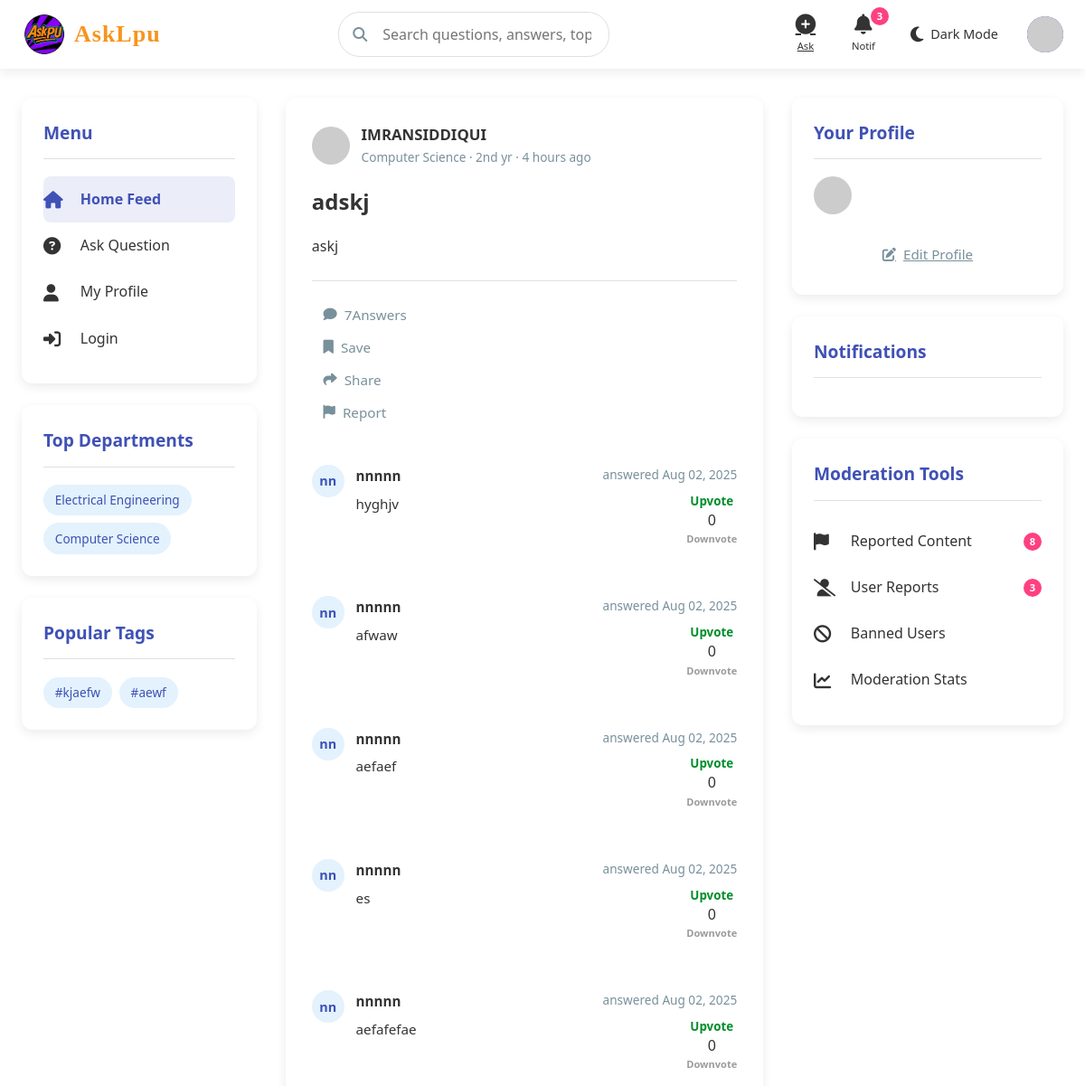
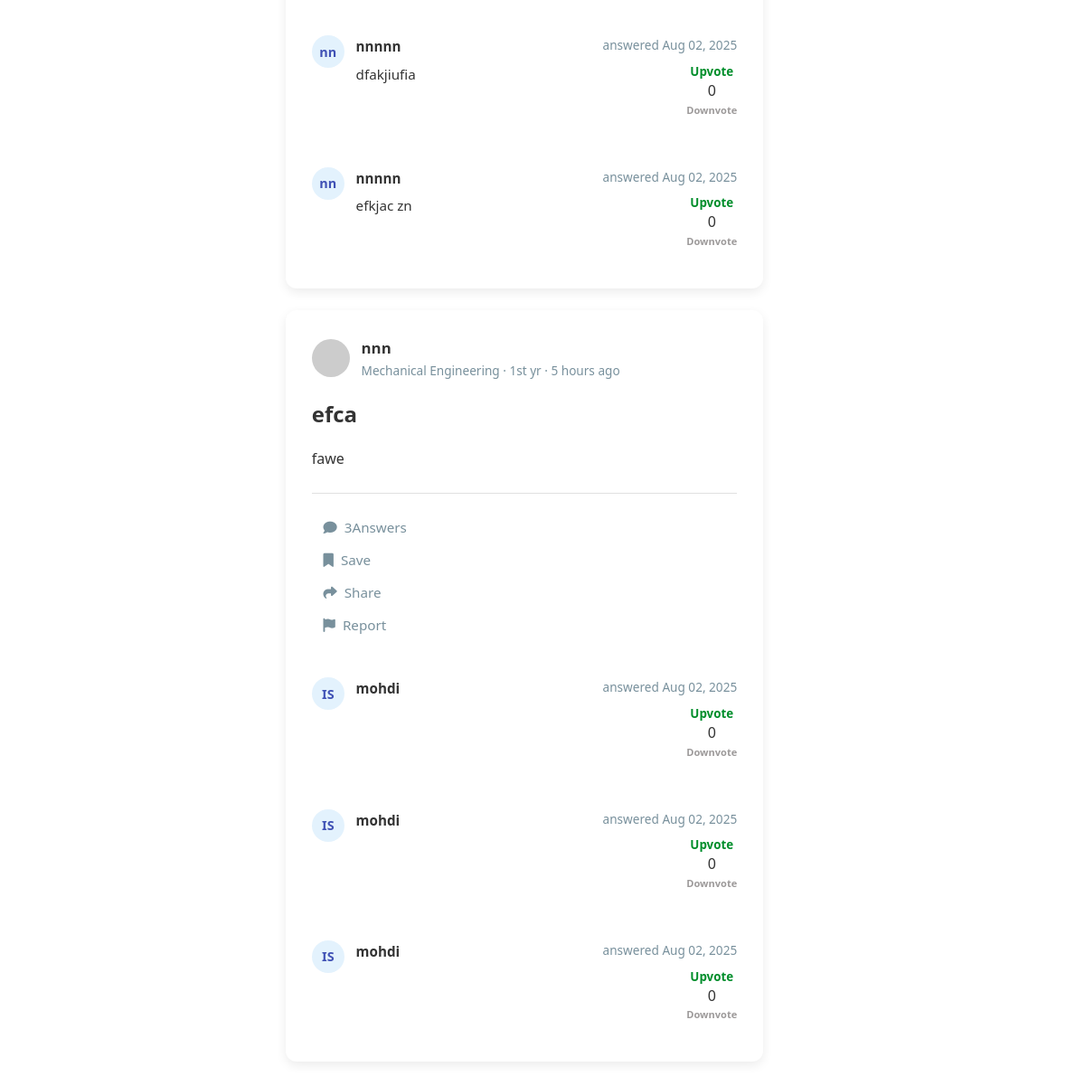
Before: / with the older database file (2 pictures, top to bottom).
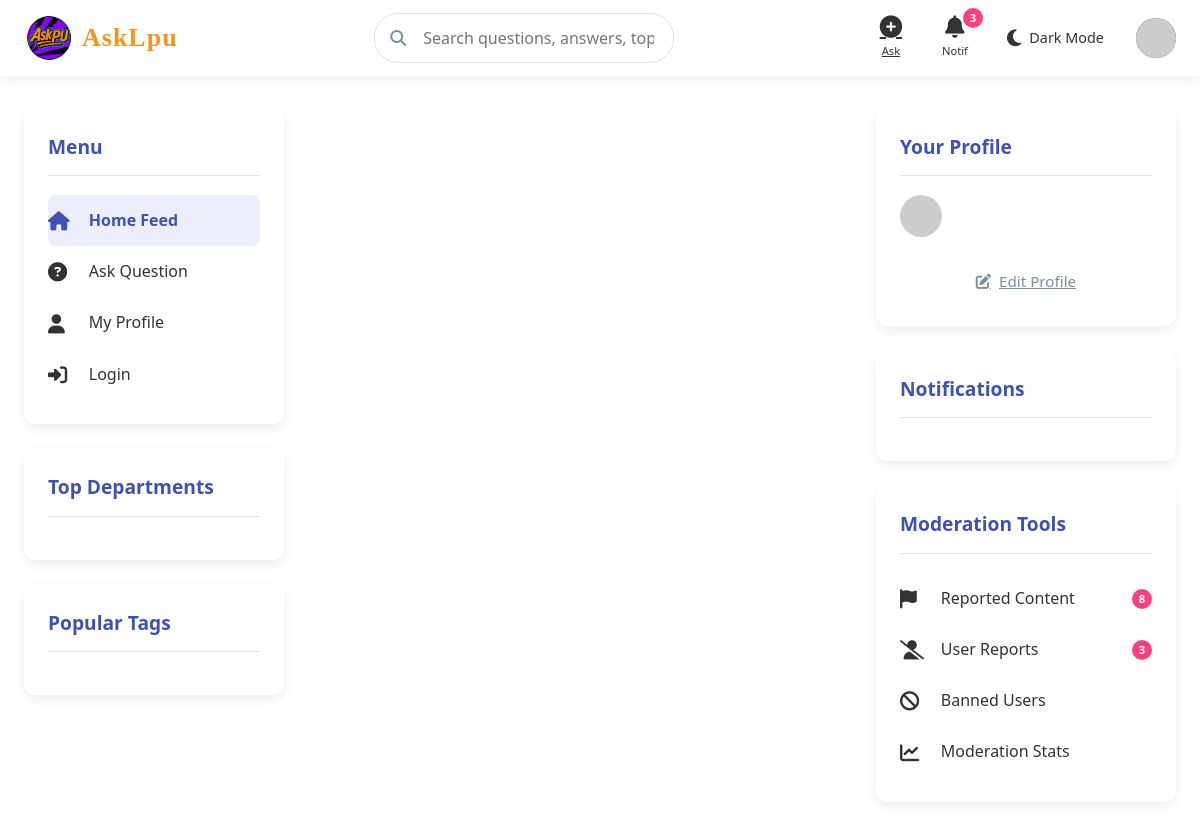
After: the same page with the newer database file.
### app.py (models this page shows)
class Question(db.Model):
    id = db.Column(db.Integer, primary_key=True)
    title = db.Column(db.String(200), nullable=False)
    description = db.Column(db.Text, nullable=False)
    tags = db.Column(db.String(200), nullable=True)
    user_id = db.Column(db.Integer, db.ForeignKey('user.id'), nullable=False)
    created_at = db.Column(db.DateTime, default=datetime.utcnow)
    department = db.Column(db.String(50), nullable=True)
    subject = db.Column(db.String(50), nullable=True)
    image = db.Column(db.String(200), nullable=True)
    answers = db.relationship('Answer', backref='question', lazy=True, cascade="all, delete")

class User(db.Model):
    id = db.Column(db.Integer, primary_key=True)#use
    first_name=db.Column(db.String(90),unique=False, nullable=False)
    last_name=db.Column(db.String(90),unique=False, nullable=False)
    full_name=db.Column(db.String(90),unique=True, nullable=True)#use
    username = db.Column(db.String(80), unique=True, nullable=False)#use
    email = db.Column(db.String(120), unique=True, nullable=False)#use
    c_id = db.Column(db.String(200), nullable=False)#use
    password = db.Column(db.String(200), nullable=False)#use
    role = db.Column(db.String(20), default='student',nullable=True)#use
    department = db.Column(db.String(50), nullable=True)#use
    year = db.Column(db.String(90), nullable=True)#use
    bio = db.Column(db.Text, nullable=True)#use
    interest= db.Column(db.String(200), nullable=True)
    skiils=db.Column(db.String(200), nullable=True)
    location=db.Column(db.String(200), nullable=True)
    questions = db.relationship('Question', backref='author', lazy=True, cascade="all, delete")
    created_at = db.Column(db.DateTime, default=datetime.utcnow)
    answers = db.relationship('Answer', backref='author', lazy=True, cascade="all, delete")
    image = db.Column(db.String(300), nullable=True)
    otp=db.Column(db.Integer)#use
    achievement=db.Column(db.String(200), nullable=True)
    course=db.Column(db.String(200), nullable=True)
    verify= db.Column(db.Boolean, default=False)
    voted_on = db.relationship(
        'Answer',
        secondary=votes_association,
        back_populates='voters',
        cascade="all, delete"
    )

class Answer(db.Model):
    id = db.Column(db.Integer, primary_key=True)
    content = db.Column(db.Text, nullable=False)
    user_id = db.Column(db.Integer, db.ForeignKey('user.id'), nullable=False)
    question_id = db.Column(db.Integer, db.ForeignKey('question.id'), nullable=False)
    created_at = db.Column(db.DateTime, default=datetime.utcnow)
    comments = db.relationship('Comment', backref='answer', lazy=True,cascade="all, delete")
    voters = db.relationship(
        'User',
        secondary=votes_association,
        back_populates='voted_on',
        cascade="all, delete"
    )
    @property
    def score(self):
        total_upvotes = db.session.query(votes_association).filter_by(answer_id=self.id, vote_type='upvote').count()
        total_downvotes = db.session.query(votes_association).filter_by(answer_id=self.id, vote_type='downvote').count()
        return total_upvotes - total_downvotes

### app.py (the view)
@app.route('/')
def home():
    question = Question.query.order_by(desc(Question.created_at)).all()
    question_list = Question.query.order_by(desc(Question.created_at)).all()
    all_tags = []
    for q in question_list:
        if q.tags:
            tags = [tag.strip() for tag in q.tags.split(',') if tag.strip()]
            all_tags.extend(tags)
    tag_counter = Counter(all_tags)
    top_tags = [tag for tag, count in tag_counter.most_common(10)]
    departments = db.session.query(Question.department).distinct().all()
    department_tags = [dept[0] for dept in departments if dept[0]]
    return render_template('home.html',questions=question,top_tags=top_tags,
                               department_tags=department_tags,
                               )

### templates/home.html (shortened to what this page needs)
<!DOCTYPE html>
<html lang="en">
<head>
    <link rel="stylesheet" href="https://cdnjs.cloudflare.com/ajax/libs/font-awesome/6.4.0/css/all.min.css">
    <link rel="stylesheet" href="{{url_for ('static',filename='css/styles.css')}}">
</head>
<body>
    <header>
        <div class="header-container">
           <a href="{{ url_for('index') }}" class="logo">
<img src="{{ url_for('static', filename='uploads/logo.png') }}"
     alt="Logo"
     style="height: 50px; width: auto; max-width: 100%; object-fit: contain;">
<span class="logo-text">AskLpu</span>
            </a>
<form method="GET" action="{{ url_for('search') }}">
    <div class="search-container">
        <i class="fas fa-search search-icon"></i>
        <input type="text" class="search-bar" name="query" placeholder="Search questions, answers, topics...">
    </div>
</form>
            <div class="nav-icons">
                <a href="{{url_for('login')}}" class="nav-icon" id="ask-btn">
                    <i class="fas fa-plus-circle"></i>
                    <span>Ask</span>
                </a>
                <div class="nav-icon" id="notifications-btn">
                    <i class="fas fa-bell"></i>
                    <span>Notif</span>
                    <div class="notification-badge">3</div>
                </div>
                <div class="theme-toggle" id="theme-toggle">
                    <i class="fas fa-moon toggle-icon" id="theme-icon"></i>
                    <span class="toggle-text">Dark Mode</span>
                </div>
                <a href="{{url_for('login')}}" class="user-avatar" id="profile-btn">
  <img src="https://api.dicebear.com/6.x/avataaars/svg?seed=default" alt="Avatar">
                </a>
            </div>
        </div>
    </header>
    <div class="main-container">
        <div class="sidebar">
            <div class="sidebar-card">
                <h3 class="sidebar-title">Menu</h3>
                <a href="{{ url_for('login') }}" class="menu-item active-menu">
                    <i class="fas fa-home"></i>
                    <span>Home Feed</span>
                </a>
                <a href="{{url_for('login')}}" class="menu-item">
                    <i class="fas fa-question-circle"></i>
                    <span>Ask Question</span>
                </a>
                <a href="{{url_for('login')}}" class="menu-item">
                    <i class="fas fa-user"></i>
                    <span>My Profile</span>
                </a>
                <a href="{{url_for('login')}}" class="menu-item">
                    <i class="fas fa-sign-in-alt"></i>
                    <span>Login</span>
                </a>
            </div>
            <div class="sidebar-card">
                <h3 class="sidebar-title">Top Departments</h3>
<div class="tag-list">
    {% for dept in department_tags %}
    <div class="tag">{{ dept }}</div>
    {% endfor %}
</div>
            </div>
            <div class="sidebar-card">
                <h3 class="sidebar-title">Popular Tags</h3>
<div class="tag-list">
    {% for tag in top_tags %}
    <div class="tag">#{{ tag }}</div>
    {% endfor %}
</div>
            </div>
        </div>
        <div class="main-content">
{% for question in questions %}
            <div class="content-card slide-in">
                <div class="card-header">
                    <div class="user-info">
                        {% if question.author.image %}
  <img src="{{ url_for('static', filename='uploads/' + question.author.image) }}" alt="Avatar">
{% else %}
  <img src="https://api.dicebear.com/6.x/avataaars/svg?seed={{ question.author.username }}" alt="Default Avatar">
{% endif %}
                        <div class="user-details">
                            <div class="user-name">{{ question.author.full_name }}</div>
                            <div class="user-meta">{{question.author.department}} · {{question.author.year}} yr · {{ question.created_at|time_ago }}</div>
                        </div>
                    </div>
                </div>
                <h2 class="question-title">{{ question.title }}</h2>
                <div class="question-content">
                    {{ question.description|truncate(200) }}
                </div>
                <div class="question-footer">
                    <div class="action-buttons">
                        <button class="action-button">
                            <i class="fas fa-comment"></i>
                            <span>{{question.answers|length}}Answers</span>
                        </button>
                        <button class="action-button">
                            <i class="fas fa-bookmark"></i>
                            <span>Save</span>
                        </button>
                        <button class="action-button">
                            <i class="fas fa-share"></i>
                            <span>Share</span>
                        </button>
                        <button class="action-button">
                            <i class="fas fa-flag"></i>
                            <span>Report</span>
                        </button>
                    </div>
                </div>
                 {% for answer in question.answers %}
                <div class="comments-section">
                    <div class="comment">
                        <div class="comment-avatar">{{ answer.author.first_name[0] }}{{ answer.author.last_name[0] }}</div>
                        <div class="comment-content">
                            <div class="comment-header">
                                <div class="comment-author">{{ answer.author.username }}</div>
                                <div class="comment-time">answered {{ answer.created_at.strftime('%b %d, %Y') }}
                                </div>
                            </div>
<div style="display: flex; flex-direction: column; align-items: center; float: right; margin-left: 10px;">
  <button
    class="upvote-btn"
    style="border: none; background: none; color: rgb(0, 142, 43); cursor: pointer;">
<h4> Upvote</h4>
</button>
<span class="vote-score" id="score-{{ answer.id }}">{{ answer.score }}</span>
<button
    class="downvote-btn"
    style="border: none; background: none; color: rgb(157, 154, 154); cursor: pointer;">
    <h5>Downvote</h5>
</button>
</div>
                            <div class="comment-text">
                              {{ answer.content }}
                            </div>
                        </div>
                    </div>
                </div>
                {% endfor %}
            </div>
             {% endfor %}
        </div>
        <div class="right-sidebar">
            <div class="sidebar-card">
                <h3 class="sidebar-title">Your Profile</h3>
                <div class="user-info" style="margin-bottom: 1.5rem;">
  <img src="https://api.dicebear.com/6.x/avataaars/svg?seed=default" alt="Avatar">
                </div>
                <a href="{{url_for('login')}}" class="action-button" style="width: 100%; justify-content: center;">
                    <i class="fas fa-edit"></i>
                    <span>Edit Profile</span>
                </a>
            </div>
            <div class="sidebar-card">
                <h3 class="sidebar-title">Notifications</h3>
            </div>
            <div class="sidebar-card">
                <h3 class="sidebar-title">Moderation Tools</h3>
                <a href="#" class="menu-item">
                    <i class="fas fa-flag"></i>
                    <span>Reported Content</span>
                    <div class="notification-badge" style="position: static; margin-left: auto;">8</div>
                </a>
                <a href="#" class="menu-item">
                    <i class="fas fa-user-slash"></i>
                    <span>User Reports</span>
                    <div class="notification-badge" style="position: static; margin-left: auto;">3</div>
                </a>
                <a href="#" class="menu-item">
                    <i class="fas fa-ban"></i>
                    <span>Banned Users</span>
                </a>
                <a href="#" class="menu-item">
                    <i class="fas fa-chart-line"></i>
                    <span>Moderation Stats</span>
                </a>
            </div>
        </div>
    </div>
</body>
</html>

Changed rows visible on the page:
removed Question: tags "kjaefw", author.full_name "IMRANSIDDIQUI", author.department "Computer Science", author.year "2nd", created_at "4 hours ago", title "adskj", description "askj", answers|length "7"
removed Question: tags "aewf", author.full_name "nnn", author.department "Mechanical Engineering", author.year "1st", created_at "5 hours ago", title "efca", description "fawe", answers|length "3"
removed Answer: author "n", author.username "nnnnn", created_at "Aug 02, 2025", score "0", content "hyghjv", shown under "IMRANSIDDIQUI"
removed Answer: author "n", author.username "nnnnn", created_at "Aug 02, 2025", score "0", content "afwaw", shown under "IMRANSIDDIQUI"
removed Answer: author "n", author.username "nnnnn", created_at "Aug 02, 2025", score "0", content "aefaef", shown under "IMRANSIDDIQUI"
removed Answer: author "n", author.username "nnnnn", created_at "Aug 02, 2025", score "0", content "es", shown under "IMRANSIDDIQUI"
removed Answer: author "n", author.username "nnnnn", created_at "Aug 02, 2025", score "0", content "aefafefae", shown under "IMRANSIDDIQUI"
removed Answer: author "n", author.username "nnnnn", created_at "Aug 02, 2025", score "0", content "dfakjiufia", shown under "IMRANSIDDIQUI"
removed Answer: author "n", author.username "nnnnn", created_at "Aug 02, 2025", score "0", content "efkjac zn", shown under "IMRANSIDDIQUI"
removed Answer: author "I", author "S", author.username "mohdi", created_at "Aug 02, 2025", score "0", shown under "nnn"
removed Answer: author "I", author "S", author.username "mohdi", created_at "Aug 02, 2025", score "0", shown under "nnn"
removed Answer: author "I", author "S", author.username "mohdi", created_at "Aug 02, 2025", score "0", shown under "nnn"
Other visible differences:
list line gone: "Electrical Engineering"
list line gone: "Computer Science"
